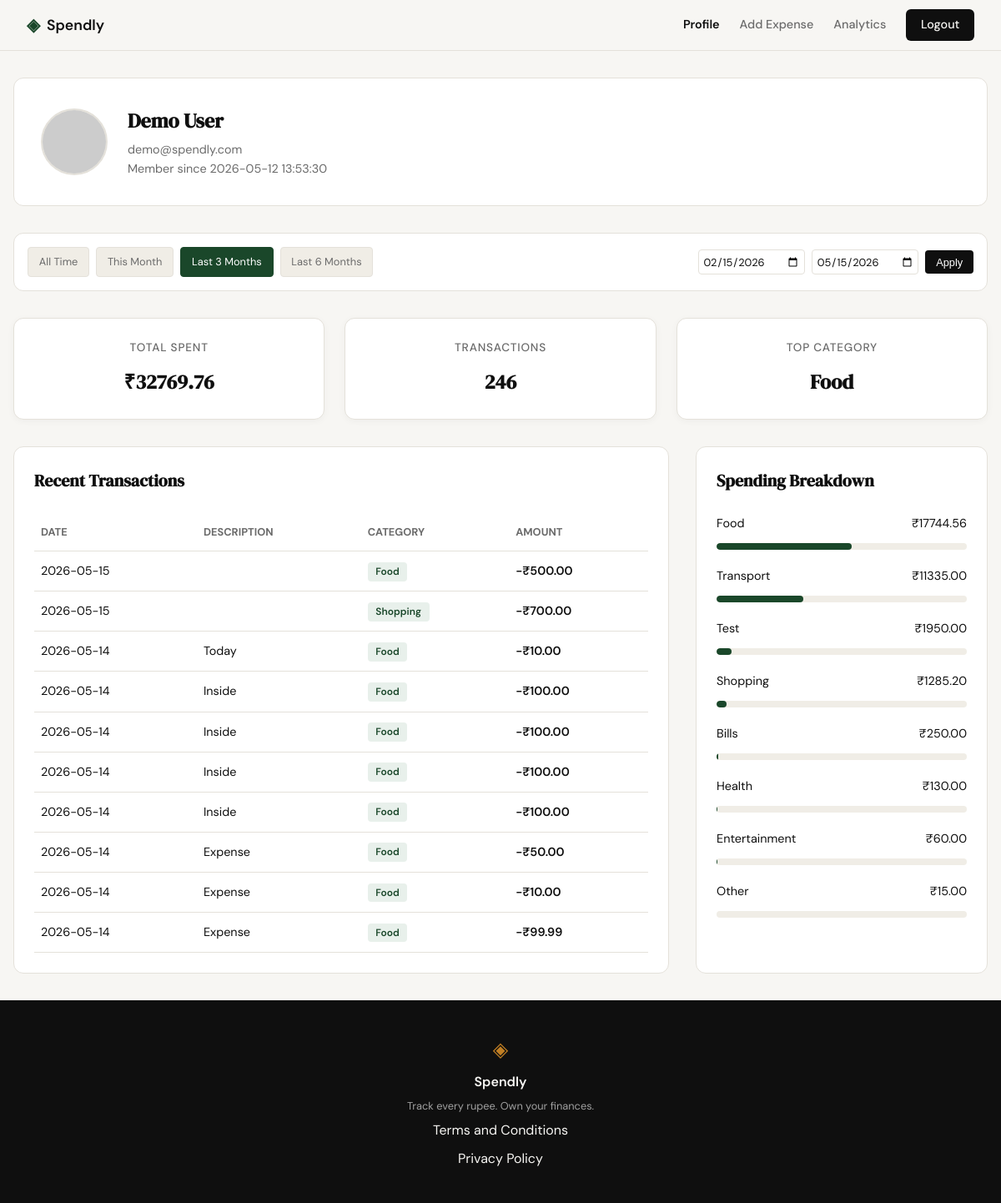
Page /profile?date_from=2026-02-15&date_to=2026-05-15 (signed in) on the committed database.
### tables this page shows
CREATE TABLE users (
            id INTEGER PRIMARY KEY AUTOINCREMENT,
            name TEXT NOT NULL,
            email TEXT UNIQUE NOT NULL,
            password_hash TEXT NOT NULL,
            created_at TEXT DEFAULT (datetime('now'))
        );

CREATE TABLE expenses (
            id INTEGER PRIMARY KEY AUTOINCREMENT,
            user_id INTEGER NOT NULL,
            amount REAL NOT NULL,
            category TEXT NOT NULL,
            date TEXT NOT NULL,
            description TEXT,
            created_at TEXT DEFAULT (datetime('now')),
            FOREIGN KEY (user_id) REFERENCES users (id)
        );

### app.py (the view)
@app.route("/profile")
@login_required
def profile():
    user_id = session.get("user_id")
    date_from = request.args.get("date_from")
    date_to = request.args.get("date_to")
    def validate_date(d):
        if not d: return None
        try:
            return datetime.strptime(d, "%Y-%m-%d").date().isoformat()
        except ValueError:
            return None
    date_from = validate_date(date_from)
    date_to = validate_date(date_to)
    if date_from and date_to and date_from > date_to:
        flash("Start date must be before end date.")
        date_from = date_to = None
    db = get_db()
    user_row = db.execute(
        "SELECT name, email, created_at FROM users WHERE id = ?",
        (user_id,)
    ).fetchone()
    stats_row = get_summary_stats(user_id, date_from, date_to)
    total_spent_val = stats_row["total_spent"] if stats_row and stats_row["total_spent"] is not None else 0.0
    transaction_count = stats_row["transaction_count"] if stats_row else 0
    categories_rows = get_category_breakdown(user_id, date_from, date_to)
    category_breakdown = []
    top_category = "N/A"
    for i, row in enumerate(categories_rows):
        category = row["category"]
        amount = row["total"]
        percentage = (amount / total_spent_val * 100) if total_spent_val > 0 else 0
        if i == 0:
            top_category = category
        category_breakdown.append({
            "category": category,
            "amount": f"₹{amount:.2f}",
            "percentage": round(percentage, 1)
        })
    transactions_rows = get_recent_transactions(user_id, date_from=date_from, date_to=date_to)
    user_profile = {
        "user": {
            "name": user_row["name"],
            "email": user_row["email"],
            "join_date": user_row["created_at"],
            "avatar": f"https://api.dicebear.com/7.x/avataaars/svg?seed={user_row['name']}"
        },
        "stats": {
            "total_spent": f"₹{total_spent_val:.2f}",
            "transaction_count": transaction_count,
            "top_category": top_category
        },
        "category_breakdown": category_breakdown,
        "transactions": [
            {
                "date": row["date"],
                "description": row["description"],
                "category": row["category"],
                "amount": f"-₹{row['amount']:.2f}"
            }
            for row in transactions_rows
        ]
    }
    today = date.today()
    this_month_start = today.replace(day=1).isoformat()
    this_month_end = today.isoformat()
    last_3m_start = (today - relativedelta(months=3)).isoformat()
    last_3m_end = today.isoformat()
    last_6m_start = (today - relativedelta(months=6)).isoformat()
    last_6m_end = today.isoformat()
    return render_template(
        "profile.html",
        profile=user_profile,
        date_from=date_from,
        date_to=date_to,
        this_month_start=this_month_start,
        this_month_end=this_month_end,
        last_3m_start=last_3m_start,
        last_3m_end=last_3m_end,
        last_6m_start=last_6m_start,
        last_6m_end=last_6m_end
    )

### app.py (called while the page is built)
def login_required(f):
    @wraps(f)
    def decorated_function(*args, **kwargs):
        if session.get("user_id") is None:
            return redirect(url_for("login"))
        return f(*args, **kwargs)
    return decorated_function

### database/db.py (called while the page is built)
def get_db():
    if 'db' not in g:
        g.db = sqlite3.connect(current_app.config['DATABASE'])
        g.db.row_factory = sqlite3.Row
        g.db.execute("PRAGMA foreign_keys = ON")
    return g.db

### database/queries.py (called while the page is built)
def get_summary_stats(user_id, date_from=None, date_to=None):
    db = get_db()
    query = "SELECT SUM(amount) as total_spent, COUNT(id) as transaction_count FROM expenses WHERE user_id = ?"
    params = [user_id]
    if date_from and date_to:
        query += " AND date BETWEEN ? AND ?"
        params.extend([date_from, date_to])
    row = db.execute(query, params).fetchone()
    return row

def get_recent_transactions(user_id, limit=10, date_from=None, date_to=None):
    db = get_db()
    query = "SELECT date, description, category, amount FROM expenses WHERE user_id = ?"
    params = [user_id]
    if date_from and date_to:
        query += " AND date BETWEEN ? AND ?"
        params.extend([date_from, date_to])
    query += " ORDER BY date DESC LIMIT ?"
    params.append(limit)
    rows = db.execute(query, params).fetchall()
    return rows

def get_category_breakdown(user_id, date_from=None, date_to=None):
    db = get_db()
    query = "SELECT category, SUM(amount) as total FROM expenses WHERE user_id = ?"
    params = [user_id]
    if date_from and date_to:
        query += " AND date BETWEEN ? AND ?"
        params.extend([date_from, date_to])
    query += " GROUP BY category ORDER BY total DESC"
    rows = db.execute(query, params).fetchall()
    return rows

### templates/profile.html (shortened to what this page needs)
{% extends "base.html" %}
{% block content %}
<link rel="stylesheet" href="{{ url_for('static', filename='css/profile.css') }}">
<div class="profile-container">
    <div class="profile-header-card">
        <img src="{{ profile.user.avatar }}" alt="User Avatar" class="profile-avatar">
        <div class="profile-info">
            <h2>{{ profile.user.name }}</h2>
            <p>{{ profile.user.email }}</p>
            <p>Member since {{ profile.user.join_date }}</p>
        </div>
    </div>
    <div class="filter-bar">
        <div class="filter-presets">
            <a href="{{ url_for('profile', date_from='', date_to='') }}"
               class="preset-btn {{ 'active' if not date_from and not date_to }}">All Time</a>
            <a href="{{ url_for('profile', date_from=this_month_start, date_to=this_month_end) }}"
               class="preset-btn {{ 'active' if date_from == this_month_start and date_to == this_month_end }}">This Month</a>
            <a href="{{ url_for('profile', date_from=last_3m_start, date_to=last_3m_end) }}"
               class="preset-btn {{ 'active' if date_from == last_3m_start and date_to == last_3m_end }}">Last 3 Months</a>
            <a href="{{ url_for('profile', date_from=last_6m_start, date_to=last_6m_end) }}"
               class="preset-btn {{ 'active' if date_from == last_6m_start and date_to == last_6m_end }}">Last 6 Months</a>
        </div >
        <form class="custom-range" method="GET" action="{{ url_for('profile') }}">
            <input type="date" name="date_from" value="{{ date_from or '' }}" placeholder="From">
            <input type="date" name="date_to" value="{{ date_to or '' }}" placeholder="To">
            <button type="submit" class="apply-btn">Apply</button>
        </form>
    </div>
    <div class="stats-grid">
        <div class="stat-card">
            <span class="stat-label">Total Spent</span>
            <span class="stat-value">{{ profile.stats.total_spent }}</span>
        </div>
        <div class="stat-card">
            <span class="stat-label">Transactions</span>
            <span class="stat-value">{{ profile.stats.transaction_count }}</span>
        </div>
        <div class="stat-card">
            <span class="stat-label">Top Category</span>
            <span class="stat-value">{{ profile.stats.top_category }}</span>
        </div>
    </div>
    <div class="dashboard-grid">
        <div class="data-card">
            <h3 class="card-title">Recent Transactions</h3>
            <table class="transaction-table">
                <thead>
                    <tr>
                        <th>Date</th>
                        <th>Description</th>
                        <th>Category</th>
                        <th>Amount</th>
                    </tr>
                </thead>
                <tbody>
                    {% for tx in profile.transactions %}
                    <tr>
                        <td>{{ tx.date }}</td>
                        <td>{{ tx.description }}</td>
                        <td><span class="category-badge">{{ tx.category }}</span></td>
                        <td class="amount-neg">{{ tx.amount }}</td>
                    </tr>
                    {% endfor %}
                </tbody>
            </table>
        </div>
        <div class="data-card">
            <h3 class="card-title">Spending Breakdown</h3>
            <div class="category-list">
                {% for cat in profile.category_breakdown %}
                <div class="category-item">
                    <div class="category-info">
                        <span>{{ cat.category }}</span>
                        <span>{{ cat.amount }}</span>
                    </div>
                    <div class="category-bar-container">
                        <div class="category-bar" style="width: {{ cat.percentage }}%;"></div>
                    </div>
                </div>
                {% endfor %}
            </div>
        </div>
    </div>
</div>
{% endblock %}

### static/css/style.css (style rules this page uses)
:root { --ink: #0f0f0f; --ink-soft: #2d2d2d; --ink-muted: #6b6b6b; --ink-faint: #a0a0a0; --paper: #f7f6f3; --paper-warm: #f0ede6; --paper-card: #ffffff; --accent: #1a472a; --accent-light: #e8f0eb; --accent-2: #c17f24; --accent-2-light: #fdf3e3; --danger: #c0392b; --danger-light: #fdecea; --border: #e4e1da; --border-soft: #eeebe4; --font-display: 'DM Serif Display', Georgia, serif; --font-body: 'DM Sans', system-ui, sans-serif; --max-width: 1200px; --auth-width: 440px; --radius-sm: 6px; --radius-md: 12px; --radius-lg: 20px; }
*, *::before, *::after { box-sizing: border-box; margin: 0; padding: 0; }
html { font-size: 16px; scroll-behavior: smooth; }
body { background: var(--paper); color: var(--ink); font-family: var(--font-body); font-size: 1rem; line-height: 1.6; -webkit-font-smoothing: antialiased; }
a { color: inherit; text-decoration: none; }
.stat-card { background: var(--paper-card); border-radius: var(--radius-md); padding: 1rem; display: flex; flex-direction: column; gap: 0.25rem; box-shadow: 0 2px 8px rgba(0,0,0,0.04); }
.stat-label { font-size: 0.7rem; font-weight: 500; color: var(--ink-muted); text-transform: uppercase; letter-spacing: 0.04em; }
.stat-value { font-family: var(--font-display); font-size: 1.1rem; color: var(--ink); }
.category-bar { height: 100%; border-radius: 999px; transition: width 0.6s ease; }

### static/css/profile.css (style rules this page uses)
.filter-bar { background: var(--paper-card); border: 1px solid var(--border); border-radius: var(--radius-md); padding: 1rem; margin-bottom: 2rem; display: flex; flex-wrap: wrap; align-items: center; justify-content: space-between; gap: 1rem; }
.filter-presets { display: flex; gap: 0.5rem; flex-wrap: wrap; }
.preset-btn { padding: 0.4rem 0.8rem; border: 1px solid var(--border); border-radius: 4px; background: var(--paper-warm); color: var(--ink-muted); text-decoration: none; font-size: 0.8rem; transition: all 0.2s ease; }
.preset-btn.active { background: var(--accent); color: white; border-color: var(--accent); }
.custom-range { display: flex; align-items: center; gap: 0.5rem; }
.custom-range input { padding: 0.3rem; border: 1px solid var(--border); border-radius: 4px; font-size: 0.8rem; color: var(--ink); background-color: var(--paper-card); font-family: inherit; }
.apply-btn { padding: 0.4rem 0.8rem; background: var(--ink); color: white; border: none; border-radius: 4px; cursor: pointer; font-size: 0.8rem; }

### rows in the picture
users: user.name "Demo User", user.email "demo@spendly.com", user.join_date "2026-05-12 13:53:30"
expenses: date "2026-05-15", category "Food", amount "-₹500.00"
expenses: date "2026-05-15", category "Shopping", amount "-₹700.00"
expenses: date "2026-05-14", description "Today", category "Food", amount "-₹10.00"
expenses: date "2026-05-14", description "Inside", category "Food", amount "-₹100.00"
expenses: date "2026-05-14", description "Inside", category "Food", amount "-₹100.00"
expenses: date "2026-05-14", description "Inside", category "Food", amount "-₹100.00"
expenses: date "2026-05-14", description "Inside", category "Food", amount "-₹100.00"
expenses: date "2026-05-14", description "Expense", category "Food", amount "-₹50.00"
expenses: date "2026-05-14", description "Expense", category "Food", amount "-₹10.00"
expenses: date "2026-05-14", description "Expense", category "Food", amount "-₹99.99"

### other values in the picture
{{ profile.stats.total_spent }} "₹32769.76"
{{ profile.stats.transaction_count }} "246"
{{ profile.stats.top_category }} "Food"
{{ cat.category }} "Food" "Transport" "Test" "Shopping" "Bills" "Health" "Entertainment" "Other"
{{ cat.amount }} "₹17744.56" "₹11335.00" "₹1950.00" "₹1285.20" "₹250.00" "₹130.00" "₹60.00" "₹15.00"
